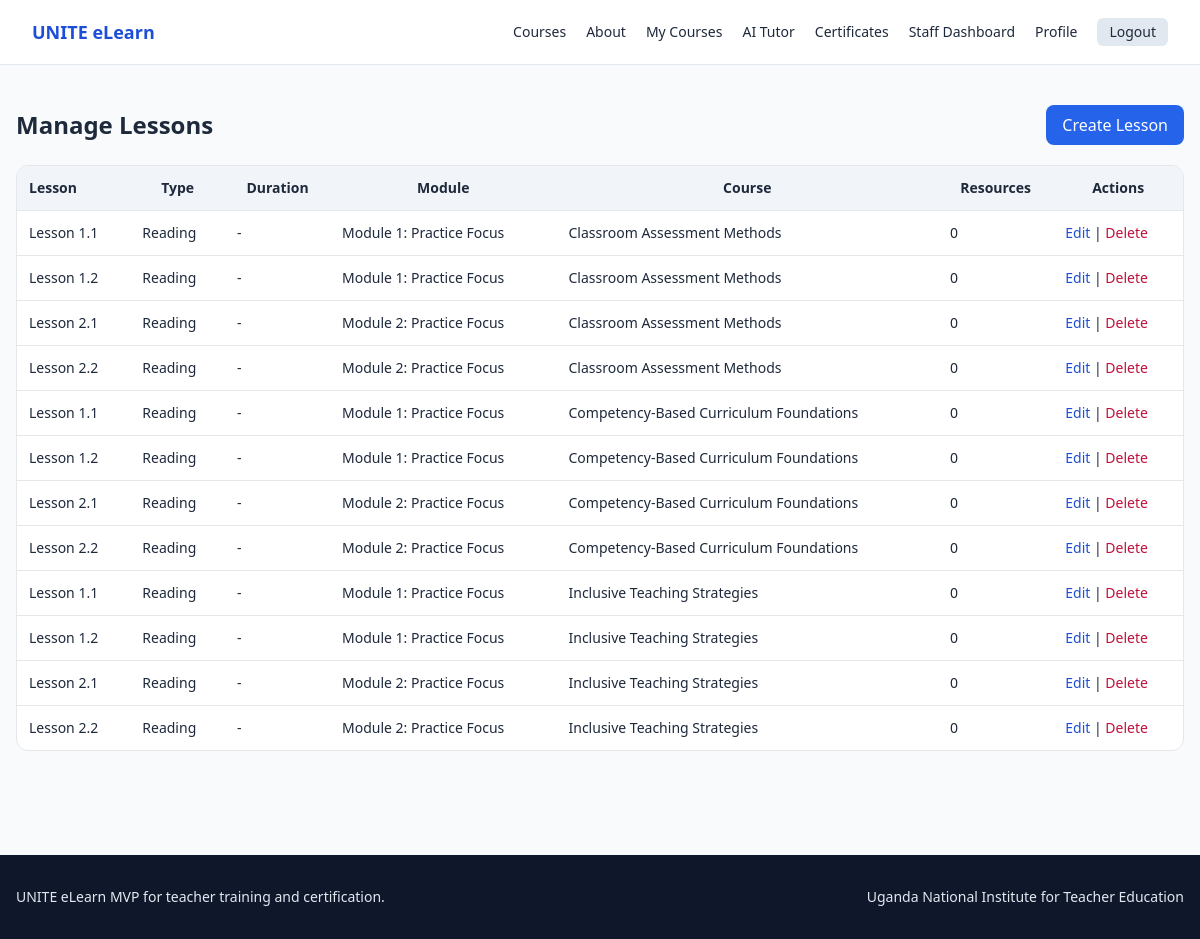
The app's page /dashboard/lessons/ (signed in) with its own data.
### courses/models.py (models this page shows, shortened)
class Lesson(models.Model):
    TYPE_VIDEO = "video"
    TYPE_READING = "reading"
    TYPE_ASSIGNMENT = "assignment"
    TYPE_CHOICES = [
        (TYPE_VIDEO, "Video"),
        (TYPE_READING, "Reading"),
        (TYPE_ASSIGNMENT, "Assignment"),
    ]
    module = models.ForeignKey(Module, on_delete=models.CASCADE, related_name="lessons")
    title = models.CharField(max_length=255)
    order = models.PositiveIntegerField(default=1)
    lesson_type = models.CharField(max_length=20, choices=TYPE_CHOICES, default=TYPE_READING)
    duration_minutes = models.PositiveIntegerField(null=True, blank=True)
    content = models.TextField()
    summary = models.TextField(blank=True)
    ai_summary = models.TextField(blank=True)
    ai_keywords = models.TextField(blank=True)
    video_url = models.URLField(blank=True)
    downloadable_material_url = models.URLField(blank=True)
    class Meta:
        ordering = ["module", "order", "id"]

class Module(models.Model):
    course = models.ForeignKey(Course, on_delete=models.CASCADE, related_name="modules")
    title = models.CharField(max_length=255)
    order = models.PositiveIntegerField(default=1)
    description = models.TextField(blank=True)
    class Meta:
        ordering = ["course", "order", "id"]

class Course(models.Model):
    LEVEL_BEGINNER = "beginner"
    LEVEL_INTERMEDIATE = "intermediate"
    LEVEL_ADVANCED = "advanced"
    LEVEL_CHOICES = [
        (LEVEL_BEGINNER, "Beginner"),
        (LEVEL_INTERMEDIATE, "Intermediate"),
        (LEVEL_ADVANCED, "Advanced"),
    ]
    title = models.CharField(max_length=255)
    slug = models.SlugField(unique=True, max_length=255)
    category = models.CharField(max_length=120, blank=True, db_index=True)
    level = models.CharField(max_length=20, choices=LEVEL_CHOICES, default=LEVEL_BEGINNER)
    short_description = models.CharField(max_length=300)
    description = models.TextField()
    learning_objectives = models.TextField(blank=True)
    prerequisites = models.TextField(blank=True)
    target_audience = models.TextField(blank=True)
    created_by = models.ForeignKey(
        User,
        on_delete=models.SET_NULL,
        null=True,
        blank=True,
        related_name="created_courses",
    )
    cover_image = models.URLField(blank=True)
    is_published = models.BooleanField(default=True)
    passing_score = models.PositiveIntegerField(default=60)
    estimated_duration_hours = models.PositiveIntegerField(default=6)
    created_at = models.DateTimeField(auto_now_add=True)
    updated_at = models.DateTimeField(auto_now=True)
    class Meta:
        ordering = ["title"]

### dashboard/views.py (the view)
# urls.py: path("dashboard/lessons/", views.manage_lessons_view, name="manage-lessons"),
@staff_required
def manage_lessons_view(request):
    lessons = Lesson.objects.select_related("module", "module__course").prefetch_related("resources")
    return render(request, "dashboard/manage_lessons.html", {"lessons": lessons})

### dashboard/templates/dashboard/manage_lessons.html (shortened to what this page needs)
{% extends 'base.html' %}
{% block content %}
<div class="max-w-7xl mx-auto px-4 py-10">
    <div class="flex justify-between items-center mb-5">
        <h1 class="text-2xl font-bold">Manage Lessons</h1>
        <a class="bg-unite-600 text-white px-4 py-2 rounded-lg" href="{% url 'dashboard:create-lesson' %}">Create Lesson</a>
    </div>
    <div class="bg-white border rounded-xl overflow-hidden">
        <table class="w-full text-sm">
            <thead class="bg-slate-100"><tr><th class="text-left p-3">Lesson</th><th class="p-3">Type</th><th class="p-3">Duration</th><th class="p-3">Module</th><th class="p-3">Course</th><th class="p-3">Resources</th><th class="p-3">Actions</th></tr></thead>
            <tbody>{% for lesson in lessons %}<tr class="border-t"><td class="p-3">{{ lesson.title }}</td><td class="p-3">{{ lesson.get_lesson_type_display }}</td><td class="p-3">{{ lesson.duration_minutes|default:"-" }}{% if lesson.duration_minutes %} min{% endif %}</td><td class="p-3">{{ lesson.module.title }}</td><td class="p-3">{{ lesson.module.course.title }}</td><td class="p-3">{{ lesson.resources.count }}</td><td class="p-3"><a class="text-unite-700" href="{% url 'dashboard:edit-lesson' lesson.id %}">Edit</a> | <a class="text-rose-700" href="{% url 'dashboard:delete-lesson' lesson.id %}">Delete</a></td></tr>{% empty %}<tr><td class="p-3" colspan="7">No lessons yet.</td></tr>{% endfor %}</tbody>
        </table>
    </div>
</div>
{% endblock %}

### records on screen
Lesson: title "Lesson 1.1", lesson_type "Reading", duration_minutes "-", module "Module 1: Practice Focus", module.course "Classroom Assessment Methods", resources.count "0"
Lesson: title "Lesson 1.2", lesson_type "Reading", duration_minutes "-", module "Module 1: Practice Focus", module.course "Classroom Assessment Methods", resources.count "0"
Lesson: title "Lesson 2.1", lesson_type "Reading", duration_minutes "-", module "Module 2: Practice Focus", module.course "Classroom Assessment Methods", resources.count "0"
Lesson: title "Lesson 2.2", lesson_type "Reading", duration_minutes "-", module "Module 2: Practice Focus", module.course "Classroom Assessment Methods", resources.count "0"
Lesson: title "Lesson 1.1", lesson_type "Reading", duration_minutes "-", module "Module 1: Practice Focus", module.course "Competency-Based Curriculum Foundations", resources.count "0"
Lesson: title "Lesson 1.2", lesson_type "Reading", duration_minutes "-", module "Module 1: Practice Focus", module.course "Competency-Based Curriculum Foundations", resources.count "0"
Lesson: title "Lesson 2.1", lesson_type "Reading", duration_minutes "-", module "Module 2: Practice Focus", module.course "Competency-Based Curriculum Foundations", resources.count "0"
Lesson: title "Lesson 2.2", lesson_type "Reading", duration_minutes "-", module "Module 2: Practice Focus", module.course "Competency-Based Curriculum Foundations", resources.count "0"
Lesson: title "Lesson 1.1", lesson_type "Reading", duration_minutes "-", module "Module 1: Practice Focus", module.course "Inclusive Teaching Strategies", resources.count "0"
Lesson: title "Lesson 1.2", lesson_type "Reading", duration_minutes "-", module "Module 1: Practice Focus", module.course "Inclusive Teaching Strategies", resources.count "0"
Lesson: title "Lesson 2.1", lesson_type "Reading", duration_minutes "-", module "Module 2: Practice Focus", module.course "Inclusive Teaching Strategies", resources.count "0"
Lesson: title "Lesson 2.2", lesson_type "Reading", duration_minutes "-", module "Module 2: Practice Focus", module.course "Inclusive Teaching Strategies", resources.count "0"
